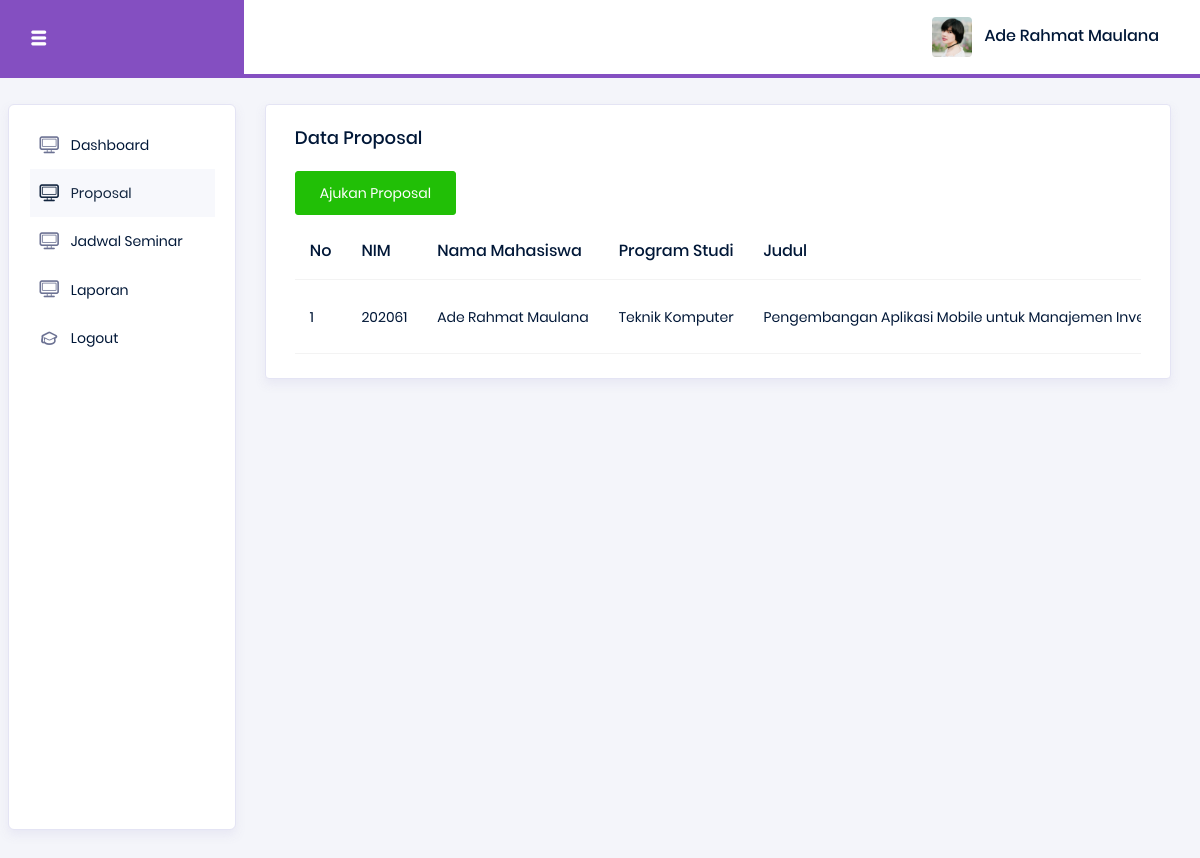
The page /mahasiswa/proposal.php (signed in) on the database its author committed.
### tables this page shows
CREATE TABLE `proposal` (
  `id` int(11) NOT NULL,
  `nim` varchar(15) DEFAULT NULL,
  `judul` text NOT NULL,
  `file_proposal` varchar(255) NOT NULL,
  `tanggal_pengajuan` timestamp NOT NULL DEFAULT current_timestamp(),
  `status` enum('Menunggu Persetujuan','Disetujui','Revisi','Ditolak') DEFAULT 'Menunggu Persetujuan'
);

CREATE TABLE `mahasiswa` (
  `nim` varchar(15) NOT NULL,
  `nama` varchar(100) NOT NULL,
  `email` varchar(100) NOT NULL,
  `jurusan` varchar(50) NOT NULL,
  `password` varchar(255) NOT NULL,
  `created_at` timestamp NOT NULL DEFAULT current_timestamp()
);

### mahasiswa/proposal.php (the view, shortened to what this page needs)
<?php
include '../koneksi.php';
$nim = $_SESSION['nim'];
?>
<!DOCTYPE html>
<html lang="en">
<head>
  <link rel="stylesheet" href="../assets/vendors/typicons/typicons.css">
  <link rel="stylesheet" href="../assets/vendors/css/vendor.bundle.base.css">
  <link rel="stylesheet" href="../assets/css/style.css">
</head>
<body>
  <div class="container-scroller">
    <nav class="navbar col-lg-12 col-12 p-0 fixed-top d-flex flex-row">
      <div class="navbar-brand-wrapper d-flex justify-content-center">
        <div class="navbar-brand-inner-wrapper d-flex justify-content-between align-items-center w-100">
          <button class="navbar-toggler navbar-toggler align-self-center" type="button" data-toggle="minimize">
            <span class="typcn typcn-th-menu"></span>
          </button>
        </div>
      </div>
      <div class="navbar-menu-wrapper d-flex align-items-center justify-content-end">
        <ul class="navbar-nav me-lg-2">
          <li class="nav-item nav-profile dropdown">
            <a class="nav-link" href="#" data-bs-toggle="dropdown" id="profileDropdown">
              <img src="../assets/images/faces/face5.jpg" alt="profile"/>
              <span class="nav-profile-name"><?= $_SESSION['nama_mahasiswa'] ?></span>
            </a>
          </li>
        </ul>
      </div>
    </nav>
    <div class="container-fluid page-body-wrapper">
      <nav class="sidebar sidebar-offcanvas" id="sidebar">
        <ul class="nav">
          <li class="nav-item">
            <a class="nav-link" href="index.php">
              <i class="typcn typcn-device-desktop menu-icon"></i>
              <span class="menu-title">Dashboard</span>
            </a>
          </li>
          <li class="nav-item">
            <a class="nav-link" href="proposal.php">
              <i class="typcn typcn-device-desktop menu-icon"></i>
              <span class="menu-title">Proposal</span>
            </a>
          </li>
          <li class="nav-item">
            <a class="nav-link" href="jadwal.php">
              <i class="typcn typcn-device-desktop menu-icon"></i>
              <span class="menu-title">Jadwal Seminar</span>
            </a>
          </li>
          <li class="nav-item">
            <a class="nav-link" href="laporan.php">
              <i class="typcn typcn-device-desktop menu-icon"></i>
              <span class="menu-title">Laporan</span>
            </a>
          </li>
          <li class="nav-item">
            <a class="nav-link" href="logout.php">
              <i class="typcn typcn-mortar-board menu-icon"></i>
              <span class="menu-title">Logout</span>
            </a>
          </li>
        </ul>
      </nav>
      <div class="main-panel">
        <div class="content-wrapper">
            <div class="row">
                <div class="col-lg-12 grid-margin stretch-card">
                    <div class="card">
                        <div class="card-body">
                            <h4 class="card-title">Data Proposal</h4>
                            <a class="btn btn-success mb-2" href="tambahproposal.php">Ajukan Proposal</a>
                            <div class="table-responsive">
                            <table class="table table-hover">
                                <thead>
                                    <tr>
                                        <th>No</th>
                                        <th>NIM</th>
                                        <th>Nama Mahasiswa</th>
                                        <th>Program Studi</th>
                                        <th>Judul</th>
                                    </tr>
                                </thead>
                                <tbody>
                                    <?php
                                    $no = 1;
                                    $tampil = mysqli_query($koneksi, "SELECT p.*, m.nama AS nama_mahasiswa, m.jurusan
                                                                    FROM proposal p
                                                                    JOIN mahasiswa m ON p.nim = m.nim
                                                                    WHERE p.nim = '$nim'
                                                                    ORDER BY p.tanggal_pengajuan DESC");
                                    while($data = mysqli_fetch_array($tampil)):
                                    ?>
                                    <tr>
                                        <td><?= $no++ ?></td>
                                        <td><?= $data['nim'] ?></td>
                                        <td><?= $data['nama_mahasiswa'] ?></td>
                                        <td><?= $data['jurusan'] ?></td>
                                        <td><?= $data['judul'] ?></td>
                                    </tr>
                                    <?php endwhile; ?>
                                </tbody>
                            </table>
                            </div>
                        </div>
                    </div>
                </div>
            </div>
        </div>
      </div>
    </div>
  </div>
</body>
</html>

### rows shown on the page
proposal: nim "202061", nim.nama "Ade Rahmat Maulana", nim.jurusan "Teknik Komputer", judul "Pengembangan Aplikasi Mobile untuk Manajemen…"

### other values the page prints
$_SESSION['nama_mahasiswa'] "Ade Rahmat Maulana"
